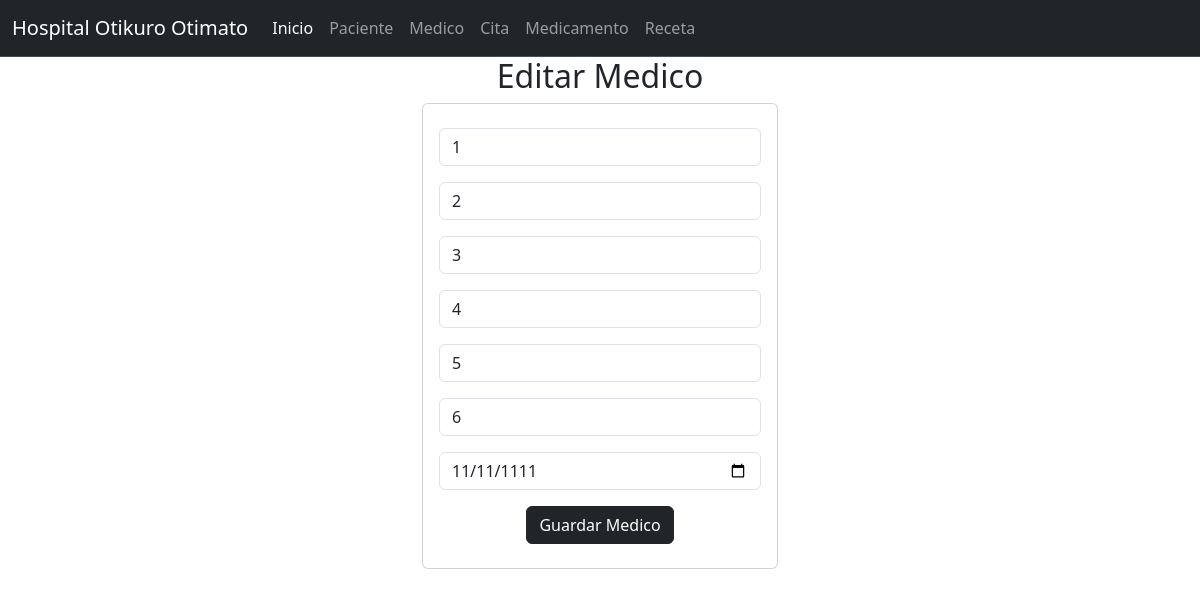
Page /Medico/seleccionarMedico/1 on the committed database.
### medico_app/models.py (models this page shows, shortened)
class Medico(models.Model):
    id_proveedor=models.PositiveSmallIntegerField(primary_key=True)
    nombre_empresa=models.CharField(max_length=100)
    contacto=models.CharField(max_length=100)
    telefono=models.CharField(max_length=100)
    correo_electronico=models.CharField(max_length=100)
    direccion=models.CharField(max_length=100)
    fechadecontratacion=models.CharField(max_length=100)

### medico_app/views.py (the view)
# urls.py: path("seleccionarMedico/<id_proveedor>",views.seleccionarMedico,name="seleccionarMedico"),
def seleccionarMedico(request,id_proveedor):
    proveedor=Medico.objects.get(id_proveedor=id_proveedor)
    return render(request,"editarMedico.html",{"misproveedor":proveedor})

### medico_app/templates/editarMedico.html
{% extends "base.html" %}
{% block cuerpo %}
<div class="row">
    <div class="col-md-4 offset-md-4">
        <center><h2>Editar Medico</h2></center>
        <div class="card">
            <div class="card-body">
                <form action="/editarMedico/" method="POST"> {% csrf_token %}
                    <div class="form-group py-2">
                        <input type="text" id="numidproveedor" name="numidproveedor" class="form-control" value="{{misproveedor.id_proveedor}}" minlength="1" maxlength="6" readonly required>
                    </div>
                    <div class="form-group py-2">
                        <input type="text" id="txtnombreempresa" name="txtnombreempresa" class="form-control" value="{{misproveedor.nombre_empresa}}" maxlength="100" required>
                    </div>
                    <div class="form-group py-2">
                        <input type="text" id="txtcontacto" name="txtcontacto" class="form-control" value="{{misproveedor.contacto}}" maxlength="100" required>
                    </div>
                    <div class="form-group py-2">
                        <input type="text" id="numtelefono" name="numtelefono" class="form-control" value="{{misproveedor.telefono}}" maxlength="10" required>
                    </div>
                    <div class="form-group py-2">
                        <input type="text" id="txtcorreoelectronico" name="txtcorreoelectronico" class="form-control" value="{{misproveedor.correo_electronico}}" minlength="1" maxlength="50" required>
                    </div>
                    <div class="form-group py-2">
                        <input type="text" id="txtdireccion" name="txtdireccion" class="form-control" value="{{misproveedor.direccion}}" minlength="1" maxlength="100" required>
                    </div>
                    <div class="form-group py-2">
                        <input type="date" id="txtfechac" name="txtfechac" class="form-control" value="{{misproveedor.fechadecontratacion}}" maxlength="100" required>
                    </div>
                    <div class="form-group py-2">
                        <center><button type="submit" class="btn btn-dark">Guardar Medico</button></center>
                    </div>
                </form>
            </div>
        </div>
    </div>
</div>
{% endblock %}

### rows in the picture
Medico: numidproveedor "1", txtnombreempresa "2", txtcontacto "3", numtelefono "4", txtcorreoelectronico "5", txtdireccion "6", txtfechac "11/11/1111"
